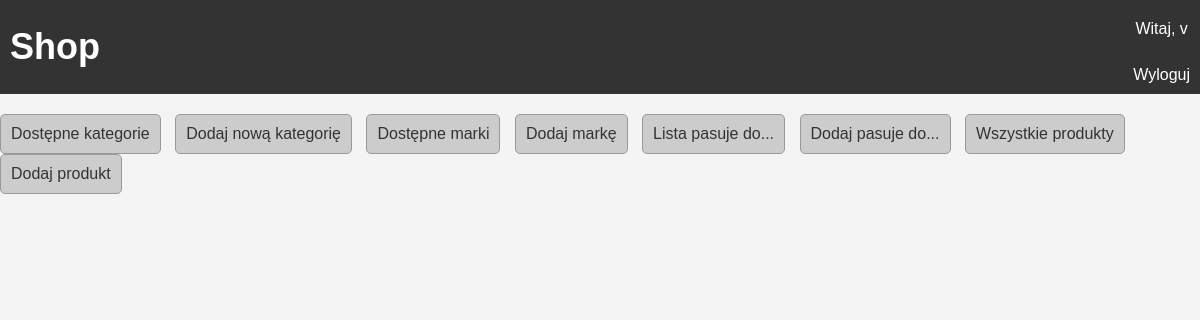
Page / (signed in) on the earlier database version.
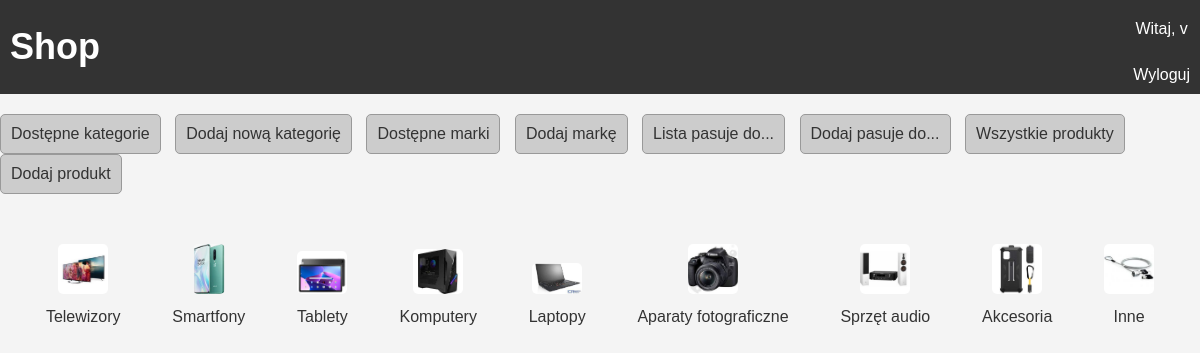
Same page on the later database version.
### shop/models.py (models this page shows, shortened)
class Category(models.Model):
    name_category = models.CharField(max_length = 100)
    image_category = models.ImageField(upload_to='category_images/', null=True)

### shop/views.py (the view)
# urls.py: path('', main, name='main'),
def main(request):
    category_list_view = CategoryMainListView.as_view()
    return category_list_view(request)

### shop/templates/main.html
{% extends "base.html" %}
{% block content %}
<div class="category">
    {% for category in all_category %}
    <div class="category-item">
        <img src="{{ category.image_category.url }}" alt="{{ category.name_category }}">
        <a href="{% url 'products' category=category.name_category %}">{{ category.name_category }}</a>
    </div>
    {% endfor %}
</div>
{% endblock %}

Differences in the rows shown:
added Category: image_category (picture), name_category "Telewizory"
added Category: image_category (picture), name_category "Smartfony"
added Category: image_category (picture), name_category "Tablety"
added Category: image_category (picture), name_category "Komputery"
added Category: image_category (picture), name_category "Laptopy"
added Category: image_category (picture), name_category "Aparaty fotograficzne"
added Category: image_category (picture), name_category "Sprzęt audio"
added Category: image_category (picture), name_category "Akcesoria"
added Category: image_category (picture), name_category "Inne"
